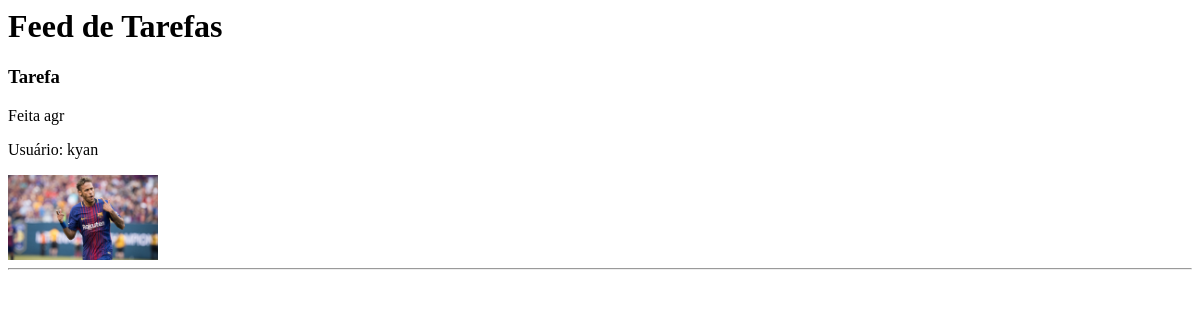
The app's page /gerenciador (signed in), older data.
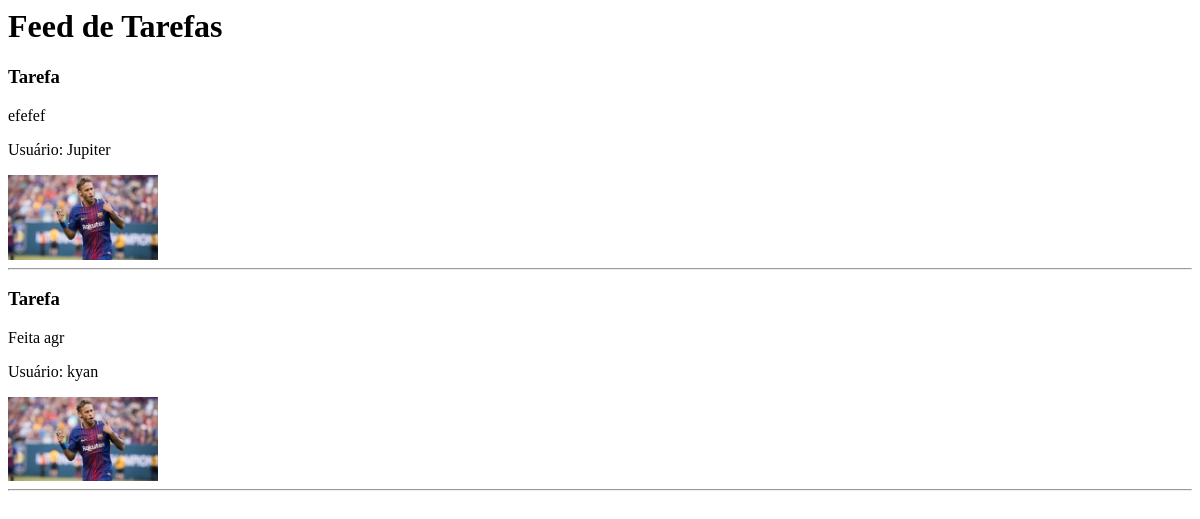
The same page, newer data.
### gerenciador/models.py (models this page shows)
class Tarefa(database.Model):
    id = database.Column(database.Integer, primary_key=True)
    titulo = database.Column(database.String(250), nullable=False)
    descricao = database.Column(database.String(250), nullable=False)
    status = database.Column(database.String(250), default='Pendente')
    data_criacao = database.Column(database.DateTime, nullable=False, default=datetime.utcnow)
    arquivo = database.Column(database.String, default='default.png')
    concluida = database.Column(database.Boolean, default=False)
    usuario_id = (database.Column
                (database.Integer,
                database.ForeignKey('usuario.id'),
                nullable=False))

class Usuario(database.Model, UserMixin):
    id = database.Column(database.Integer, primary_key=True)
    password = database.Column(database.String(250), nullable=False)
    username = database.Column(database.String(250), nullable=False)
    email = database.Column(database.String(250), nullable=False, unique=True)
    cargo = database.Column(database.String(50), nullable=False, default="funcionário")
    tarefas = database.relationship(
        'Tarefa',
        backref='usuario',
        lazy=True
    )
    @login_manager.user_loader
    def load_usuario(id_usuario):
        return Usuario.query.get(int(id_usuario))

### gerenciador/routes.py (the view)
@app.route('/gerenciador')
@login_required
def gerenciador():
    tarefas = Tarefa.query.order_by(Tarefa.id.desc()).all()
    return render_template(
        "gerenciador.html",
        tarefas=tarefas
    )

### gerenciador/templates/gerenciador.html
<h1>Feed de Tarefas</h1>
{% for tarefa in tarefas %}
    <h3>{{ tarefa.titulo }}</h3>
    <p>{{ tarefa.descricao }}</p>
    <p>Usuário: {{ tarefa.usuario.username }}</p>
    {% if tarefa.arquivo %}
         <a href="{{ url_for('tarefas', id_usuario=tarefa.usuario.id) }}">
        <img src="{{ url_for('static', filename='arquivo_tarefa/' + tarefa.arquivo) }}" width="150">
        </a>
    {% endif %}
    <hr>
{% endfor %}

Row changes from the older to the newer data that the page shows:
added Tarefa: titulo "Tarefa", descricao "efefef", usuario.username "Jupiter", arquivo (picture)
